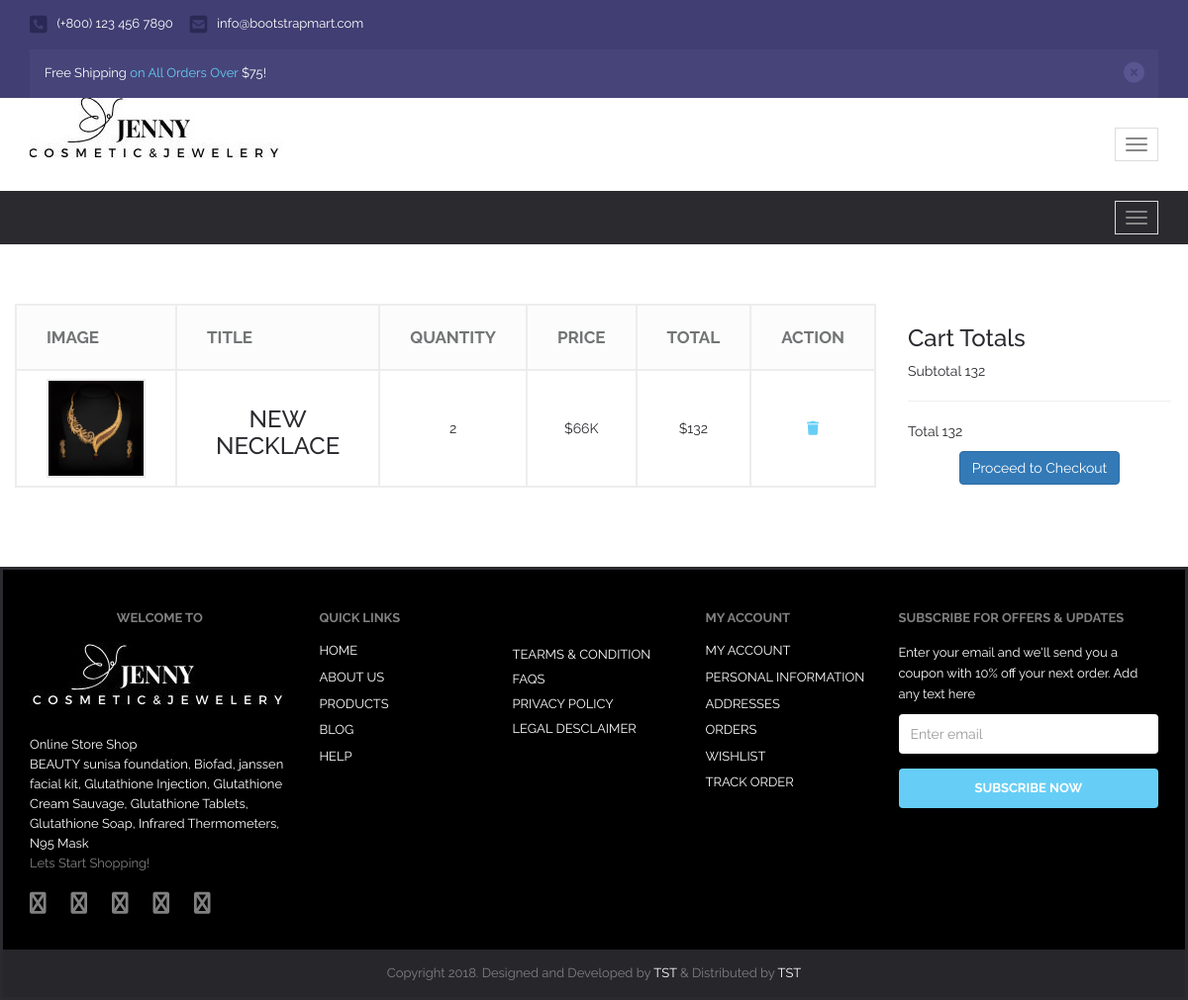
Before: /cart.php (signed in) with the older database file.
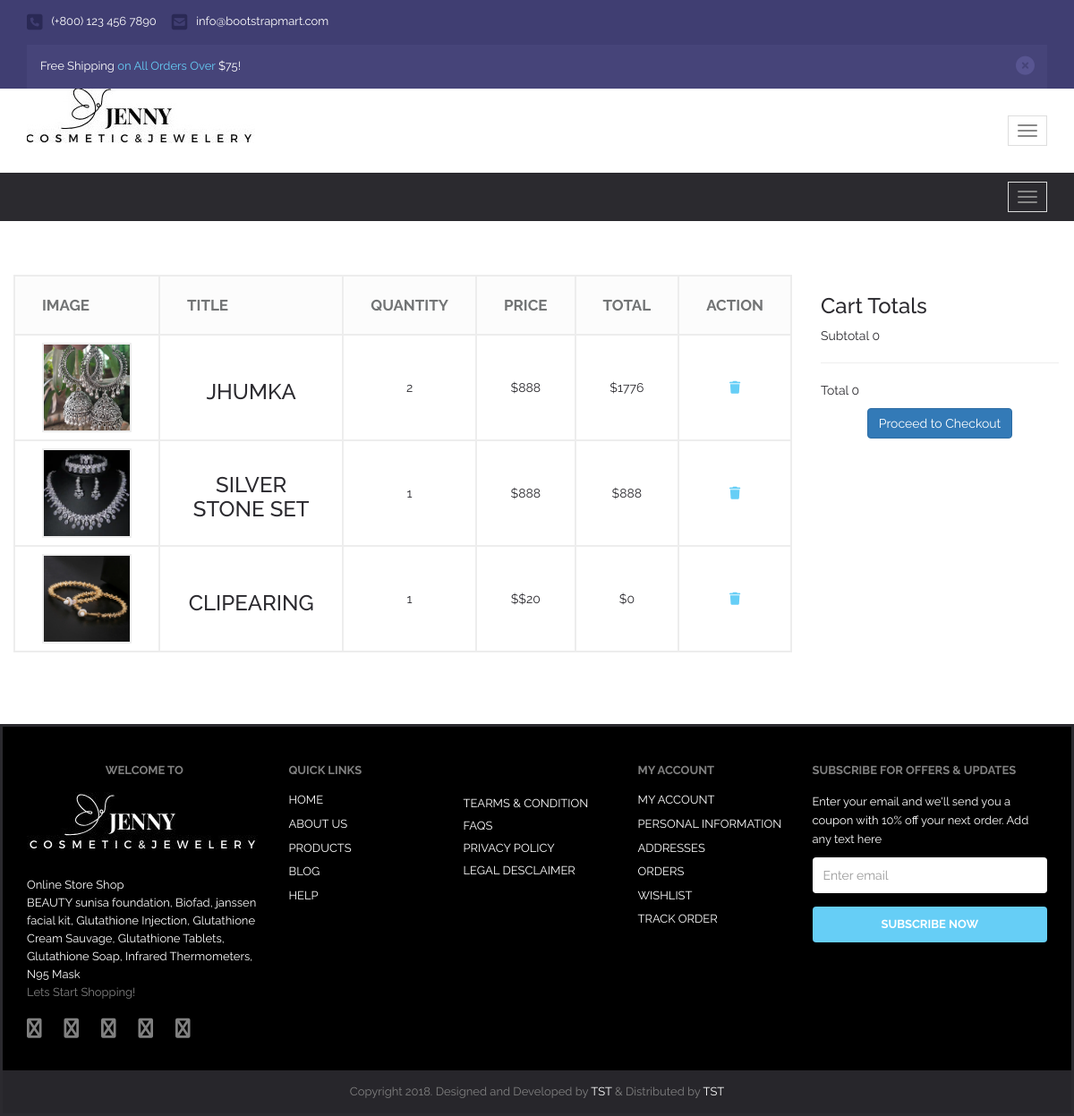
After: the same page with the newer database file.
### tables this page shows
CREATE TABLE `cart` (
  `cartid` int(11) NOT NULL,
  `userid` int(11) NOT NULL,
  `proid` int(11) NOT NULL,
  `cartqty` tinyint(20) NOT NULL,
  `cartstatus` tinyint(1) NOT NULL DEFAULT 1,
  `cartdate` datetime NOT NULL DEFAULT current_timestamp(),
  `carttime` time NOT NULL DEFAULT current_timestamp(),
  `updatestatus` varchar(255) NOT NULL DEFAULT 'pending'
);

CREATE TABLE `addproduct` (
  `pid` int(11) NOT NULL,
  `ptitle` varchar(255) NOT NULL,
  `pdescription` text NOT NULL,
  `pcategory` int(255) NOT NULL,
  `pprice` varchar(255) NOT NULL,
  `pimage` varchar(255) NOT NULL,
  `status` tinyint(4) NOT NULL DEFAULT 1
);

### cart.php (the view, shortened to what this page needs)
<?php
include('includes/navbar.php');
include('includes/config.php');
?>
<div class="">
	<br>
	<br>
	<br>
	<section class="ftco-section ftco-cart">
		<div class="container-fluid">
			<div class="row">
				<div class="col-md-9 ">
					<table class="table">
						<thead class="thead-primary">
							<tr class="text-center">
								<th>Image</th>
								<th>Title</th>
								<th>Quantity</th>
								<th>Price</th>
								<th>Total</th>
								<th>Action</th>
							</tr>
						</thead>
						<tbody>
							<?php
							$current_user_id = $_SESSION['userid'];
							$cart_data = "SELECT * from cart AS c INNER JOIN `user-register` AS user ON c.userid = user.id INNER JOIN addproduct AS p ON p.pid = c.proid WHERE c.userid = '$current_user_id' AND c.`cartstatus` = 1";
							$result = mysqli_query($connection, $cart_data);
							if (mysqli_num_rows($result) > 0) {
								while ($row = mysqli_fetch_assoc($result)) {
									?>
									<tr class="text-center">
										<td class="image-prod"><img class="img" src=" <?php
										echo 'images/' . $row['pimage'] ?>" alt=""></td>
										<td class="product-name">
											<h3>
												<?php
												echo $row['ptitle'] ?>
											</h3>
										</td>
										<td>
											<?php echo $row['cartqty'] ?>
										</td>
										<td class="price">
											<?php echo "$" . $row['pprice'] ?>
										</td>
										<td class="total">
											<?php
											$subtotal = 0;
											$total = (int) $row['pprice'] * (int) $row['cartqty'];
											$subtotal += $total;
											echo "$" . $total ?>
										</td>
										<td class="action">
											<a href="removecart.php?itemid=<?php echo $row['cartid'] ?>" class="text-dark"><i
													class="fa-solid fa-trash"></i></a>
										</td>
									</tr>
									<?php
								}
							}
							?>
				</div>
			</div>
			<div class="col-md-3 mt-5 ftco-animate" style="border: 2px solid white;">
				<div class="cart-total mb-3">
					<h3>Cart Totals</h3>
					<p class="d-flex">
						<span>Subtotal</span>
						<span>
							<?php
							echo $subtotal ?>
						</span>
					</p>
					<hr>
					<p class="d-flex total-price">
						<span>Total</span>
						<span>
							<?php
							echo $subtotal ?>
						</span>
					</p>
				</div>
				<p class="text-center"><a href="checkout.php" class="btn btn-primary py-3 px-4">Proceed to Checkout</a>
				</p>
			</div>
		</div>
</div>
<br>
<br>
<br>
<?php
include('includes/footer.php');
?>

### includes/navbar.php (shortened to what this page needs)
<!DOCTYPE html>
<html lang="en">
<head>
    <link href='font-awesome/css/font-awesome.css' rel='stylesheet' type='text/css'>
    <link href="css/bootstrap.min.css" rel="stylesheet">
    <link href="style.css" rel="stylesheet">
    <link href="responsive.css" rel="stylesheet">
    <link href="css/owl.carousel.css" rel="stylesheet">
    <link href="css/owl.theme.css" rel="stylesheet">
    <link href="css/owl.transitions.css" rel="stylesheet">
    <link href="css/prettyPhoto.css" rel="stylesheet">
    <link rel="stylesheet" href="https://cdnjs.cloudflare.com/ajax/libs/font-awesome/6.4.2/css/all.min.css"
 />
</head>
<body bgcolor="white">
    <div id="wrapper" class="homepage-1">
        <div id="header">
            <div class="top">
                <div class="container">
                    <ul class="top-support">
                        <li><i class="fa fa-phone-square"></i><span>(+800) 123 456 7890</span></li>
                        <li><a href=""><i class="fa fa-envelope-square"></i><span>info@bootstrapmart.com</span></a></li>
                    </ul>
                    <div class="clearfix"></div>
                    <div class="top-offers show-mobile">
                        <div class="alert alert-warning alert-dismissible fade in offers" role="alert">
                            <button type="button" class="close" data-dismiss="alert" aria-label="Close"><span
                                    aria-hidden="true"><i class="fa fa-times-circle"></i></span></button>
                            Free Shipping <a href="">on All Orders Over</a> $75!
                        </div>
                    </div>
                </div>
            </div>
            <div id="believe-nav">
                <div class="container">
                    <div class="min-marg">
                        <nav class="navbar navbar-default">
                            <div class="navbar-header">
                                <button type="button" class="navbar-toggle collapsed" data-toggle="collapse"
                                    data-target="#bs-example-navbar-collapse-1">
                                    <span class="icon-bar"></span>
                                    <span class="icon-bar"></span>
                                    <span class="icon-bar"></span>
                                </button>
                                <a class="navbar-brand" href="index.php" style="margin-top:-30px;"><img
                                        src="images/lo1.jpg" alt=""></a>
                            </div>
                        </nav>
                    </div>
                </div>
            </div>
            <div id="cat-nav">
                <div class="container">
                    <nav class="navbar navbar-default">
                        <div class="navbar-header">
                            <button type="button" class="navbar-toggle collapsed" data-toggle="collapse"
                                data-target="#cat-nav-mega">
                                <span class="icon-bar"></span>
                                <span class="icon-bar"></span>
                                <span class="icon-bar"></span>
                            </button>
                        </div>
                    </nav>
                </div>
            </div>
        </div>

### includes/footer.php (shortened to what this page needs)
<html>
</html>
<div id="footer" class="foot">
    <div class="footer-widget" style="background-color: black;">
        <div class="container">
            <div class="row">
                <div class="col-md-3">
                    <div class="text-widget">
                        <div class="wid-title">
                            <center> Welcome to</center>
                        </div>
                        <img src="images/lo2.jpg" alt="">
                        <p>Online Store Shop <br> BEAUTY sunisa foundation, Biofad, janssen facial kit,
                            Glutathione Injection, Glutathione Cream Sauvage, Glutathione Tablets, Glutathione
                            Soap, Infrared Thermometers, N95 Mask<br><a href="">Lets Start Shopping!</a>
                        </p>
                        <ul class="ft-soc clearfix">
                            <li><a href=""><i class="fa fa-facebook-square"></i></a></li>
                            <li><a href=""><i class="fa fa-twitter"></i></a></li>
                            <li><a href=""><i class="fa fa-google-plus-square"></i></a></li>
                            <li><a href=""><i class="fa fa-instagram"></i></a></li>
                            <li><a href=""><i class="fa fa-pinterest"></i></a></li>
                        </ul>
                    </div>
                </div>
                <div class="col-md-2">
                    <div class="quick-links">
                        <div class="wid-title">Quick Links</div>
                        <ul>
                            <li><a href="index.php">Home</a></li>
                            <li><a href="about.php">About US</a></li>
                            <li><a href="products.php">Products</a></li>
                            <li><a href="blogdetails.php">blog</a></li>
                            <li><a href="#">help</a></li>
                        </ul>
                    </div>
                </div>
                <div class="col-md-2">
                    <div class="term">
                        <div class="wid-title">&nbsp;</div>
                        <p>
                            <a href="#">Tearms & condition</a><br />
                            <a href="#">FAQs</a><br />
                            <a href="#">Privacy Policy</a><br />
                            <a href="#">Legal Desclaimer</a><br />
                        </p>
                    </div>
                </div>
                <div class="col-md-2">
                    <div class="quick-links">
                        <div class="wid-title">My Account</div>
                        <ul>
                            <li><a href="#">My Account</a></li>
                            <li><a href="#">Personal Information</a></li>
                            <li><a href="#">Addresses</a></li>
                            <li><a href="#">Orders</a></li>
                            <li><a href="#">Wishlist</a></li>
                            <li><a href="#">track order</a></li>
                        </ul>
                    </div>
                </div>
                <div class="col-md-3">
                    <div class="subscribe">
                        <div class="wid-title">Subscribe for OFFERS & UPDATES</div>
                        <p>
                            Enter your email and we'll send you a coupon
                            with 10% off your next order. Add any text here
                        </p>
                        <form>
                            <div class="form-group">
                                <input type="email" class="form-control" id="exampleInputEmail1"
                                    placeholder="Enter email">
                            </div>
                            <button type="submit" class="btn btn-default">Subscribe Now</button>
                        </form>
                    </div>
                </div>
            </div>
        </div>
    </div>
    <div class="footer-text">
        <div class="container">
            <p>Copyright 2018. Designed and Developed by <a href="https://bootstrapmart.com/">TST </a> &amp; Distributed
                by <a href="https://themewagon.com/">TST</a></p>
        </div>
    </div>
</div>
</div>
</body>
</html>

### responsive.css (style rules this page uses)
.top-offers.show-mobile, #open-srch-form-mod { display: none; }
@media (max-width:1200px) { #cat-nav .navbar-toggle { margin: 10px 0; } }
@media (max-width:1200px) { .top-offers { display: none; } }
@media (max-width:1200px) { .top-offers.show-mobile { display: block; float: none; width: 100%; max-width: none; } }
@media (max-width:1200px) { .offers { width: 100%; max-width: none; } }
@media (max-width:1200px) { .navbar-header { float: none; } }
@media (max-width:1200px) { .navbar-toggle { display: block; margin: 0 15px; border-radius: 0; } }

### includes/footer.php (style rules this page uses)
.foot { border: 3px solid #2b2a2f; box-sizing: border-box; transition: all 0.2s ease-in; }

Changed rows visible on the page:
removed cart: proid.pimage (picture), proid.ptitle "NEW NECKLACE", cartqty "2", proid.pprice "66K", total "132"
added cart: proid.pimage (picture), proid.ptitle "JHUMKA", cartqty "2", proid.pprice "888", total "1776"
added cart: proid.pimage (picture), proid.ptitle "SILVER STONE SET", cartqty "1", proid.pprice "888"
added cart: proid.pimage (picture), proid.ptitle "CLIPEARING", cartqty "1", proid.pprice "$20", total "0"
Other visible differences:
$subtotal: "132" → "0"
